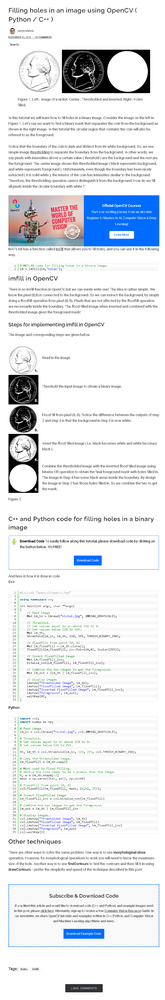
#> input picture OpenCV技巧_二值圖孔洞填充方法與實現(附源碼)/screencapture-learnopencv-filling-holes-in-an-image-using-opencv-python-c-2021-08-23-16_19_51.png, 165 x 1000 px, shrunk from 842 x 5090 before the run
$ python LoG-new.py '../../../../../../OpenCV技巧_二值圖孔洞填充方法與實現(附源碼)/screencapture-learnopencv-filling-holes-in-an-image-using-opencv-python-c-2021-08-23-16_19_51.png'   (Python 2 division)   (older library calls are emulated)
#> lines starting #> are read from the running program, lines starting #| are printed output that depends on the picture; after the words box and inside, x2 and y2 are one past the last pixel; in counts of white or black regions, pixels touching at a corner belong together
# -*- coding: utf-8 -*-
import sys
import cv2
import numpy as np
from scipy import signal
def createLoGKernel(sigma,size):
    # LoG 算子的高和宽，且两者均为奇数
    H,W = size
    r,c = np.mgrid[0:H:1,0:W:1]
    r-=(H-1)/2
    c-=(W-1)/2
    #方差
    sigma2 = pow(sigma,2.0)
    # LoG 核
    norm2 = np.power(r,2.0)+np.power(c,2.0)
    #LoGKernel=1.0/sigma2*(norm2/sigma2 -2)*np.exp(-norm2/(2*sigma2))
    LoGKernel=(norm2/sigma2 -2)*np.exp(-norm2/(2*sigma2))
    return LoGKernel
def LoG(image,sigma,size,_boundary='symm'):
    #构建 LoG 卷积核
    loGKernel = createLoGKernel(sigma,size)
    #图像与 LoG 卷积核卷积
    img_conv_log = signal.convolve2d(image,loGKernel,'same',boundary =_boundary)
    return img_conv_log
#主函数
if __name__ =="__main__":
    if len(sys.argv) > 1:
        image = cv2.imread(sys.argv[1],cv2.CV_LOAD_IMAGE_GRAYSCALE)
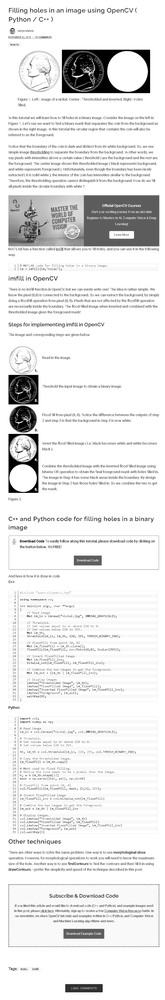
#> image: shape (1000, 165); min 0, max 255, mean 232.6
    else:
        print "Usge:python LoG.py imageFile"
    #显示原图
    cv2.imshow("image",image)
    #高斯拉普拉斯卷积
    img_conv_log = LoG(image,6,(37,37),'symm')
#> in LoG, `img_conv_log = signal.convolve2d(image,loGKernel,'same',boundary =_bou..`:
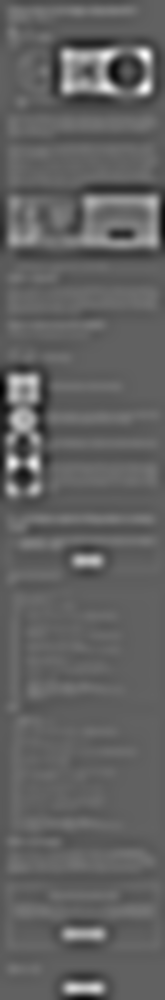
#> img_conv_log: shape (1000, 165) float64; min -21160.5, max 28028.3, mean -2210.5; drawn with min black and max white
    #边缘的二值化显示
    edge_binary = np.copy(img_conv_log)
    edge_binary[edge_binary>0]=255
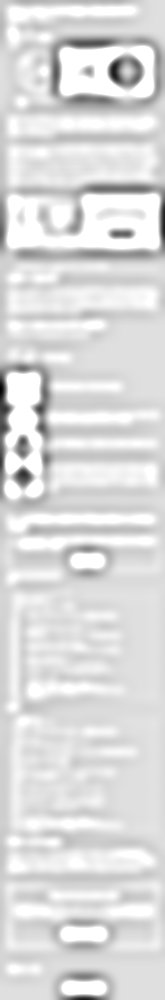
#> edge_binary: shape (1000, 165) float64; 10.94% of pixels changed, all inside (x1, y1, x2, y2) = (5, 7, 159, 994); drawn with min black and max white
    edge_binary[edge_binary<=0]=0
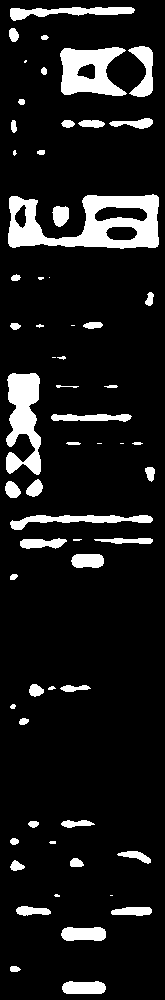
#> edge_binary: shape (1000, 165) float64; 10.9% white; 62 white regions (13 under 20 px), largest, box (x1, y1, x2, y2) and area: (8, 194, 159, 249) 4582, (6, 373, 41, 475) 2354, (60, 47, 127, 96) 2166
    edge_binary = edge_binary.astype(np.uint8)
    cv2.imshow("edge_binary",edge_binary)
    #cv2.imwrite("edge1_binary_37_6.jpg",edge_binary)
    cv2.waitKey(0)
    cv2.destroyAllWindows()
